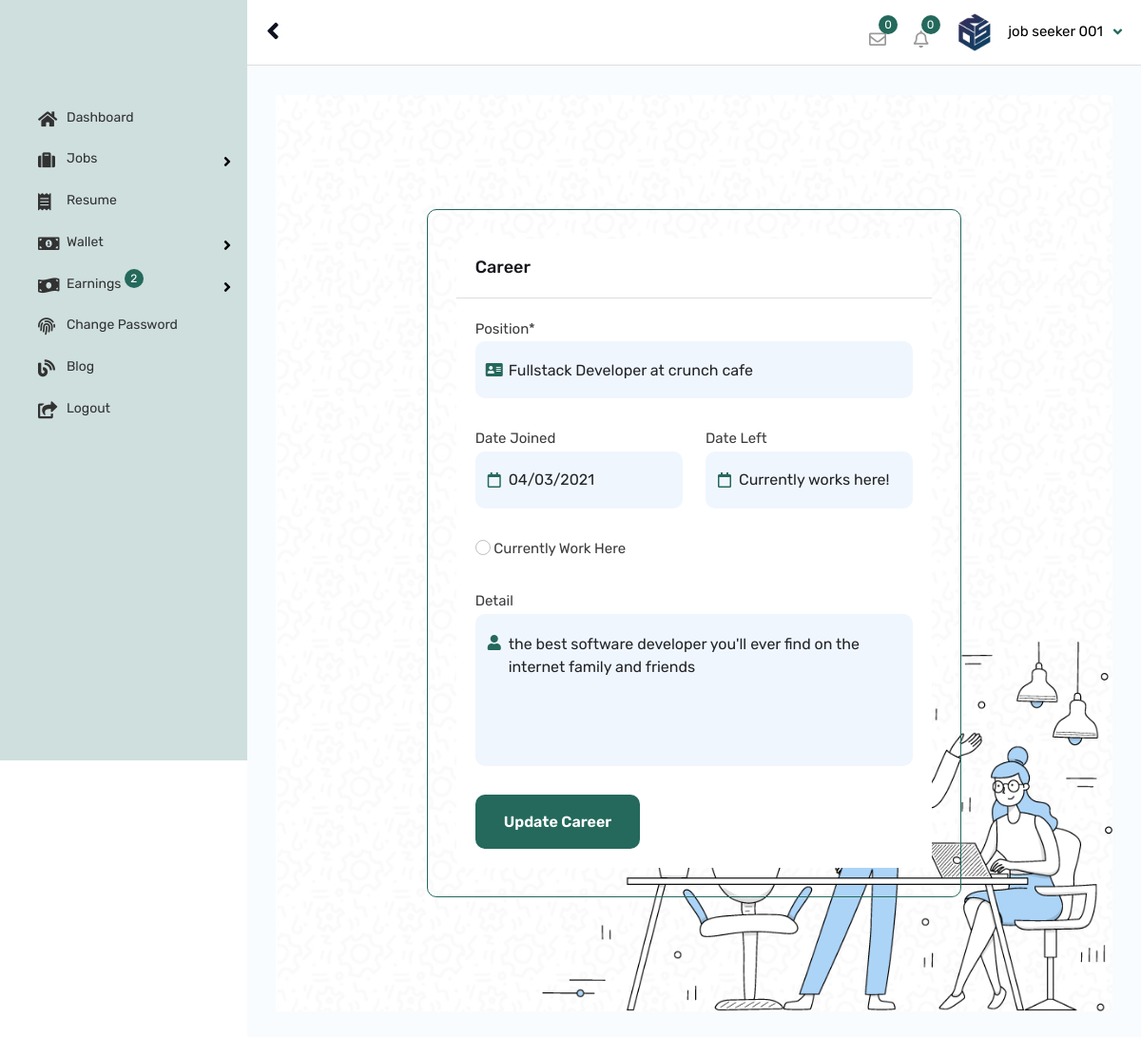
Screenshot of /resume/update/resume/3/edit-career/1/ (signed in) with the database file from the repository.
### app_user/models.py (models this page shows, shortened)
class AppUser(models.Model):
    qr_photo = models.FileField(upload_to='account_files/profile_photos/', blank=True, default="default_files/default_face.jpg")
    user = models.OneToOneField(User, on_delete=models.CASCADE)
    account_type = models.CharField(default="candidate",max_length=10)
    cprofile_status = models.BooleanField(default=False)
    cv = models.FileField(upload_to='account_files/profile_photos/', blank=True, default="default_files/default_face.jpg")
    profile_photo = models.FileField(upload_to='account_files/profile_photos/', blank=True, default="default_files/default_face.jpg")
    address = models.TextField(default=" ")
    country = models.CharField(default=" ",max_length=100)
    postcode = models.CharField(default=" ",max_length=100, blank=True, null=True)
    language = models.CharField(default=" ",max_length=100, blank=True, null=True)
    job_category = models.CharField(default=" ",max_length=100, blank=True, null=True)
    city = models.CharField(default=" ",max_length=100, blank=True, null=True)
    experience = models.CharField(default=" ",max_length=100, blank=True, null=True)
    current_salary = models.CharField(default=" ",max_length=100, blank=True, null=True)
    expected_salary = models.CharField(default=" ",max_length=100, blank=True, null=True)
    phone_no = models.CharField(default=" ",max_length=15)
    age = models.CharField(default="dd/mm/yyyy",max_length=55)
    gender = models.CharField(default=" ",max_length=10)
    facebook_link = models.CharField(default="",max_length=100, blank=True, null=True)
    twitter_link = models.CharField(default="",max_length=100, blank=True, null=True)
    instagram_link = models.CharField(default="",max_length=100, blank=True, null=True)
    linkedin_link = models.CharField(default="",max_length=100, blank=True, null=True)
    github_link = models.CharField(default="",max_length=100, blank=True, null=True)
    discord_link = models.CharField(default="",max_length=100, blank=True, null=True)
    agency_name = models.CharField(default="",max_length=30, null=True)
    rank = models.CharField(default="1",max_length=30, null=True)
    ranks = models.CharField(default="1",max_length=30, null=True)
    rankers = models.CharField(default="1",max_length=30, null=True)
    charge = models.CharField(default="0",max_length=30, null=True)
    bio = models.TextField(default="This agency have not updated their bio..", null=True)
    agency_logo = models.FileField(upload_to='account_files/profile_photos/', blank=True, default="default_files/default_face.jpg")
    resume = models.ForeignKey(Resume, on_delete=models.CASCADE, null=True)
    otp_code = models.CharField(default="none",max_length=10)
    ec_status = models.BooleanField(default=False)
    status = models.BooleanField(default=False)
    wallet_address = models.CharField(default="null",max_length=100)
    wallet_key = models.CharField(default="null",max_length=100)
    pub_date = models.DateTimeField(default=timezone.now)

### resume/models.py (models this page shows, shortened)
class Career(models.Model):
	career = models.TextField(default="none")
	detail = models.TextField(default="none")
	date_from = models.CharField(max_length=50, default="none")
	date_to = models.CharField(max_length=50, default="none")
	status = models.BooleanField(default=False)
	pub_date = models.DateTimeField(default=timezone.now)

### resume/views.py (the view)
# urls.py: path("update/resume/3/edit-career/<int:career_id>/", views.EditCareerView, name="edit_career"),
def EditCareerView(request, career_id):
    career = Career.objects.get(id=career_id)
    if request.method == "POST":
        app_user = AppUser.objects.get(user__pk=request.user.id)
        career_obj = request.POST.get("career")
        detail = request.POST.get("detail")
        date_from = request.POST.get("date_from")
        date_to = request.POST.get("date_to")
        career.career = career_obj
        career.detail = detail
        career.date_from = date_from
        career.date_to =date_to
        career.save()
        messages.warning(request, "Welldone! Resume Updated successfully!")
        return HttpResponseRedirect(reverse("resume:index"))
    else:
        app_user = AppUser.objects.get(user__pk=request.user.id)
        context = {"app_user": app_user, "career": career}
        return render(request, "resume/edit_career.html", context )

### resume/templates/resume/edit_career.html (shortened to what this page needs)
{% extends 'app_user/auth_base.html' %}
{% load static %}
{% block content %}
{% include "app_user/header.html" %}
{% include "app_user/sidebar.html" %}
            <div id="content">
            <div class="content-admin-main">
            <div class="section-full p-t120  p-b90 site-bg-white bg-cover twm-ac-fresher-wrap"
            style="background-image:url({% static 'assets/images/background/pattern.jpg' %})">
                <span class="twm-section-bg-img">
                </span>
                <div class="container">
                    <div class="row d-flex justify-content-center">
                        <div class="col-lg-8 col-md-12">
                            <div class="twm-right-section-panel-wrap2">
                                <div class="twm-right-section-panel " style="border: solid 1px #24695c;">
                                    <div class="panel panel-default">
                                        <div class="panel-heading wt-panel-heading p-a20">
                                            <h4 class="panel-tittle m-a0">Career</h4>
                                        </div>
                                        <div class=" wt-panel-body p-a20 ">
                                            <div class="twm-tabs-style-1" >
                                                <div class="tab-content" id="myTab3Content">
                                                    <form class="" method="post">
                                                        <div class="tab-pane fade show active" id="Employment">
                                                        <div class="row">
                                                            <div class="col-xl-12 col-lg-12 col-md-12">
                                                                <div class="form-group">
                                                                    <label>Position*</label>
                                                                    <div class="ls-inputicon-box">
                                                                        <input class="form-control" name="career" type="text" placeholder="e.g Fullstack developer at AIBRA" value="{{ career.career }}">
                                                                        <i class="fs-input-icon fa fa-address-card "></i>
                                                                    </div>
                                                                </div>
                                                            </div>
                                                            <div class="col-xl-12 col-lg-12">
                                                                <div>
                                                                    <div class="row">
                                                                        <div class="col-xl-6 col-lg-6">
                                                                            <div class="form-group">
                                                                                <label>Date Joined</label>
                                                                                <div class="ls-inputicon-box">
                                                                                    <input class="form-control datepicker" data-provide="datepicker" name="date_from" type="text" placeholder="mm/dd/yyyy" value="{{ career.date_from }}">
                                                                                    <i class="fs-input-icon far fa-calendar"></i>
                                                                                </div>
                                                                            </div>
                                                                        </div>
                                                                        <div class="col-xl-6 col-lg-6">
                                                                            <div class="form-group">
                                                                                <label>Date Left</label>
                                                                                <div class="ls-inputicon-box">
                                                                                    <input class="form-control datepicker" data-provide="datepicker" name="date_to" type="text" placeholder="mm/dd/yyyy" value="{{ career.date_to }}">
                                                                                    <i class="fs-input-icon far fa-calendar"></i>
                                                                                </div>
                                                                            </div>
                                                                        </div>
                                                                    </div>
                                                                </div>
                                                            </div>
                                                            <div class="col-xl-12 col-lg-12">
                                                                <div class="form-group">
                                                                    <div class="row twm-form-radio-inline">
                                                                        <div class="col-md-6">
                                                                            <input class="form-check-input" type="radio" name="current_date" id="flexRadioDefault1">
                                                                            <label class="form-check-label" for="flexRadioDefault1">
                                                                               Currently Work Here
                                                                            </label>
                                                                        </div>
                                                                    </div>
                                                                </div>
                                                            </div>
                                                            <div class="col-xl-12 col-lg-12 col-md-12">
                                                                <div class="form-group">
                                                                    <label>Detail</label>
                                                                    <div class="ls-inputicon-box input_fields_custom">
                                                                        <textarea class="form-control" name="detail" type="text" placeholder="describe your role.." rows="5">{{ career.detail }}</textarea>
                                                                        <i class="fs-input-icon fa fa-user"></i>
                                                                    </div>
                                                                </div>
                                                            </div>
                                                            <div class="col-xl-12 col-lg-12 col-md-12">
                                                                <div class="text-left">
                                                                    <button type="submit" class="site-button">Update Career</button>
                                                                </div>
                                                            </div>
                                                        </div>
                                                    </div>
                                                </form>
                                                        </div>
                                                    </div>
                                                </div>
                                            </div>
                                        </div>
                                    </div>
                                </div>
                            </div>
                        </div>
                    </div>
                </div>
            </div>
        </div>
    {% endblock %}

### app_user/templates/app_user/header.html (shortened to what this page needs)
{% load static %}
        <header id="header-admin-wrap" class="header-admin-fixed">
            <div id="header-admin">
                <div class="container">
                    <div class="header-left">
                        <div class="nav-btn-wrap">
                            <a class="nav-btn-admin" id="sidebarCollapse">
                                <span class="fa fa-angle-left"></span>
                            </a>
                        </div>
                    </div>
                    <div class="header-right">
                        <ul class="header-widget-wrap">
                            <li class="header-widget dashboard-message-dropdown">
                                <div class="dropdown">
                                    <a href="javascript:;" class="dropdown-toggle jobzilla-admin-messange" id="ID-MSG_dropdown" data-bs-toggle="dropdown">
                                        <i class="far fa-envelope"></i>
                                        <span class="notification-animate">0</span>
                                    </a>
                                </div>
                            </li>
                            <li class="header-widget dashboard-noti-dropdown">
                                <div class="dropdown">
                                    <a  href="javascript:;" class="dropdown-toggle jobzilla-admin-notification" id="ID-NOTI_dropdown" data-bs-toggle="dropdown">
                                        <i class="far fa-bell"></i>
                                        <span class="notification-animate">0</span>
                                    </a>
                            </li>
                            <li class="header-widget">
                                <div class="dashboard-user-section">
                                    <div class="listing-user">
                                        <div class="dropdown">
                                            <a href="javascript:;" class="dropdown-toggle" id="ID-ACCOUNT_dropdown" data-bs-toggle="dropdown">
                                                <div class="user-name text-black">
                                                    <span>
                                                        <img src="{{ app_user.profile_photo.url }}" alt="" />
                                                    </span>{{ app_user.user.first_name }} {{ app_user.user.last_name }}
                                                </div>
                                            </a>
                                        </div>
                                    </div>
                               </div>
                            </li>
                        </ul>
                    </div>
                </div>
            </div>
        </header>

### app_user/static/assets/css/datepicker.css (style rules this page uses)
.datepicker { padding: 4px; -webkit-border-radius: 4px; -moz-border-radius: 4px; border-radius: 4px; direction: ltr; }

### rows the page displays
AppUser: profile_photo (picture), user.first_name "job seeker", user.last_name "001"
Career: career "Fullstack Developer at crunch cafe", date_from "04/03/2021", date_to "Currently works here!", detail "the best software developer you'll ever find on the internet family and friends"
